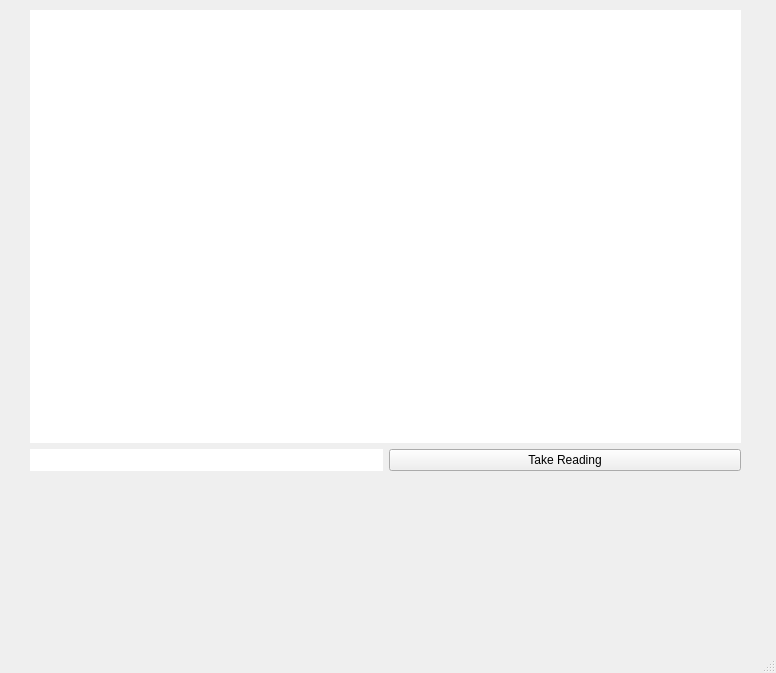
<?xml version="1.0" encoding="UTF-8"?>
<ui version="4.0">
 <class>MainWindow</class>
 <widget class="QMainWindow" name="MainWindow">
  <property name="geometry">
   <rect>
    <x>0</x>
    <y>0</y>
    <width>776</width>
    <height>673</height>
   </rect>
  </property>
  <property name="windowTitle">
   <string>MainWindow</string>
  </property>
  <widget class="QWidget" name="centralwidget">
   <widget class="QWidget" name="">
    <property name="geometry">
     <rect>
      <x>30</x>
      <y>10</y>
      <width>711</width>
      <height>461</height>
     </rect>
    </property>
    <layout class="QGridLayout" name="gridLayout">
     <item row="0" column="0" colspan="2">
      <widget class="QWidget" name="graph" native="true">
       <property name="styleSheet">
        <string notr="true">background-color:rgb(255, 255, 255)</string>
       </property>
      </widget>
     </item>
     <item row="1" column="0">
      <widget class="QWidget" name="timer" native="true">
       <property name="styleSheet">
        <string notr="true">background-color:white;</string>
       </property>
      </widget>
     </item>
     <item row="1" column="1">
      <widget class="QPushButton" name="start">
       <property name="text">
        <string>Take Reading</string>
       </property>
      </widget>
     </item>
    </layout>
   </widget>
  </widget>
  <widget class="QMenuBar" name="menubar">
   <property name="geometry">
    <rect>
     <x>0</x>
     <y>0</y>
     <width>776</width>
     <height>26</height>
    </rect>
   </property>
  </widget>
  <widget class="QStatusBar" name="statusbar"/>
 </widget>
 <resources/>
 <connections/>
</ui>
